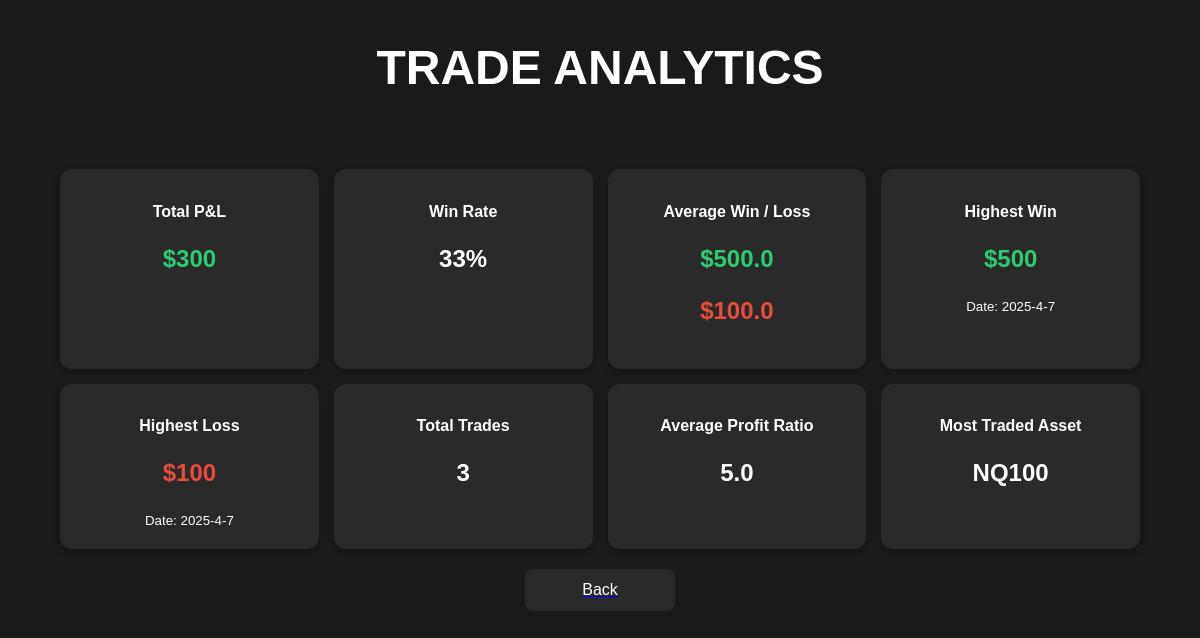
/analytics (signed in), run on the app's committed database.
### tables this page shows
CREATE TABLE Trades(                date DATE ,                symbol TEXT,                buy_sell TEXT,                win_loss TEXT,                pnl INTEGER,                risk INTEGER,                confidence TEXT,                description TEXT,                trade_id INTEGER PRIMARY KEY,                user_id INTEGER );

### main.py (the view)
@app.route("/analytics")
def stats ():
    user_id = session["user_id"]
    wins = execute_sql("SELECT COUNT(*) FROM Trades Where user_id = ? AND win_loss = 'win' " , (user_id,))
    losses = execute_sql("SELECT COUNT(*) FROM Trades Where user_id = ? AND win_loss = 'loss' " , (user_id,))
    if wins[0][0] > 0 and losses[0][0] > 0:
        trade_amount = execute_sql("SELECT COUNT(*) FROM Trades Where user_id = ?  " , (user_id,))
        win_rate = round(wins[0][0]/trade_amount[0][0] * 100)
        highest_win = execute_sql("SELECT pnl , date FROM Trades WHERE win_loss = 'win' AND user_id = ? ORDER BY pnl DESC LIMIT 1  " , (user_id,))
        highest_loss = execute_sql("SELECT pnl , date FROM Trades WHERE win_loss = 'loss' AND user_id = ? ORDER BY pnl DESC LIMIT 1  " , (user_id,))
        total_pnl = execute_sql("SELECT COALESCE((SELECT SUM(pnl) FROM Trades WHERE win_loss = 'win' AND user_id = ?), 0) - ""COALESCE((SELECT SUM(pnl) FROM Trades WHERE win_loss = 'loss' AND user_id = ?), 0)",(user_id, user_id))
        average_win = execute_sql("SELECT AVG(pnl) FROM Trades WHERE win_loss = 'win' AND user_id = ? " , (user_id,))
        average_loss = execute_sql("SELECT AVG(pnl) FROM Trades WHERE win_loss = 'loss' AND user_id = ? " , (user_id,))
        win_loss_ratio = round( average_win[0][0] / average_loss[0][0] ,1)
        most_traded = execute_sql("SELECT symbol, COUNT(symbol) AS  symbol_count FROM Trades WHERE user_id = ? GROUP BY symbol ORDER BY symbol_count DESC LIMIT 1" , (user_id,))
        return render_template("analytics.html" ,win_rate = win_rate ,trade_amount = trade_amount[0][0] , highest_win = highest_win[0][0] , highest_win_date = highest_win[0][1] , highest_loss = highest_loss[0][0] ,highest_loss_date = highest_loss[0][1] , total_pnl = total_pnl[0][0] , average_win = round(average_win[0][0],2), average_loss =round( average_loss[0][0],2) ,win_loss_ratio = win_loss_ratio ,most_traded = most_traded[0][0])
    else:
        return render_template("error.html", message = "Not Enough Trades For Analytics .Minimum : 1 Win & 1 Loss .")

### main.py (called while the page is built)
def execute_sql(cmd , vals=None):
    conn = sqlite3.connect("main.db")
    cursor = conn.cursor()
    if vals:
        cursor.execute(cmd , vals)
    else:
        cursor.execute(cmd)
    res = cursor.fetchall()
    conn.commit()
    conn.close()
    return res

### templates/analytics.html (shortened to what this page needs)
<!DOCTYPE html>
<html lang="en">
<head>
    <link rel="stylesheet" href="{{ url_for('static', filename='style_analytics.css') }}">
</head>
<body>
    <h1 class="page-title">Trade Analytics</h1>
    <div class="dashboard">
        <div class="grid">
            <div class="stat-box">
                <h2>Total P&L</h2>
                <p class="{% if total_pnl < 0 %}negative{% else %}positive{% endif %}">${{ total_pnl }}</p>
            </div>
            <div class="stat-box">
                <h2>Win Rate</h2>
                <p>{{ win_rate }}%</p>
            </div>
            <div class="stat-box">
                <h2>Average Win / Loss</h2>
                <p class="win">${{ average_win }}</p>
                <p class="loss">${{ average_loss }}</p>
            </div>
            <div class="stat-box">
                <h2>Highest Win</h2>
                <p class="win">${{ highest_win }}</p>
                <small>Date: {{ highest_win_date }}</small>
            </div>
            <div class="stat-box">
                <h2>Highest Loss</h2>
                <p class="loss">${{ highest_loss }}</p>
                <small>Date: {{ highest_loss_date }}</small>
            </div>
            <div class="stat-box">
                <h2>Total Trades</h2>
                <p>{{ trade_amount }}</p>
            </div>
            <div class="stat-box">
                <h2>Average Profit Ratio</h2>
                <p>{{ win_loss_ratio }}</p>
            </div>
            <div class="stat-box">
                <h2>Most Traded Asset</h2>
                <p>{{ most_traded }}</p>
            </div>
        </div>
        <a href="/home"><button class="back-button">Back</button></a>
    </div>
</body>
</html>

### static/style_analytics.css (style rules this page uses)
body { font-family: Arial, sans-serif; background-color: #1a1a1a; color: white; margin: 0; padding: 0; display: flex; align-items: center; justify-content: center; height: 100vh; }
.dashboard { width: 90%; max-width: 1200px; }
.grid { display: grid; grid-template-columns: repeat(auto-fit, minmax(250px, 1fr)); gap: 15px; }
.stat-box { background: #2a2a2a; padding: 20px; border-radius: 12px; text-align: center; box-shadow: 0 4px 8px rgba(0, 0, 0, 0.2); }
.stat-box h2 { font-size: 16px; }
p { font-size: 24px; font-weight: bold; }
.win { color: #2ecc71; }
.loss { color: #e74c3c; }
.positive { color: #2ecc71; }
.back-button { display: block; width: 150px; margin: 20px auto; padding: 12px; background-color: #2a2a2a; border: none; border-radius: 8px; color: white; font-size: 16px; cursor: pointer; }
.page-title { text-align: center; font-size: 48px; font-weight: bold; margin-top: 20px; margin-bottom: 30px; text-transform: uppercase; position: absolute; top: 20px; left: 50%; transform: translateX(-50%); }

### data on the page
Trades: pnl "500", date "2025-4-7"
Trades: date "2025-4-7"

### other printed values
{{ total_pnl }} "300"
{{ win_rate }} "33"
{{ average_win }} "500.0"
{{ average_loss }} "100.0"
{{ highest_loss }} "100"
{{ trade_amount }} "3"
{{ win_loss_ratio }} "5.0"
{{ most_traded }} "NQ100"
